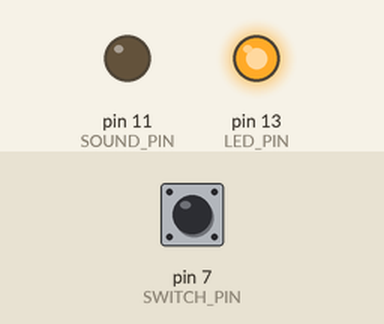
The sketch below on a simulated Arduino Uno, built with avr-gcc and run on an emulated ATmega328P. On the bench: output pins drawn as LEDs (lit = HIGH). Dashed ring = blinking. The inputs (shaded band) are chosen by the test bench; at power-on: pin 7 (SWITCH_PIN) LOW.

Above: at 1.2 s.
1.3 s: pin 7 (SWITCH_PIN) pulled HIGH for 1 s
At 1.46 s:
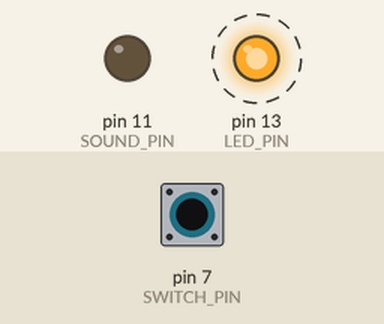
3.8 s: pin 7 (SWITCH_PIN) pulled HIGH for 0.15 s
At 4.25 s:
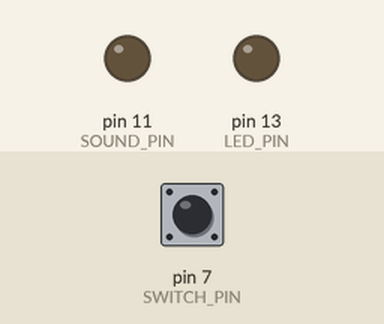
At 5.45 s:
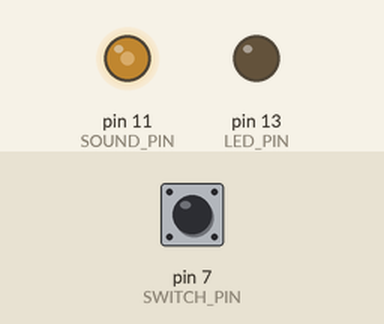
Timing chart, 0 to 5.4 s (numbered marks = the images above; inputs shaded):
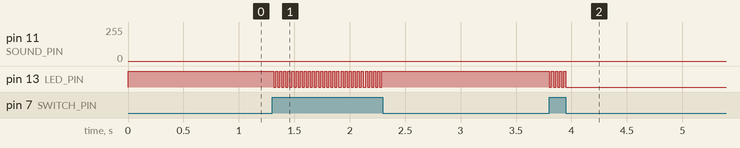

The sketch:

music_arduino_parte2.ino
```cpp
/**********************************************************
 *  INCLUDES
 *********************************************************/
#include <Wire.h>
#include "let_it_be.h"
/**********************************************************
 *  CONSTANTS
 *********************************************************/

// UNCOMMENT THIS LINE TO EXECUTE WITH RASPBERRY PI
//#define RASPBERRYPI 1

#define SLAVE_ADDR 0x8

#define SAMPLE_TIME 32000000
#define SWITCH_PIN  7
#define LED_PIN 13
#define BUF_SIZE 256
#define MUSIC_LEN 20480
#define SOUND_PIN 11
/**********************************************************
 *  GLOBALS
 *********************************************************/

unsigned char buffer[BUF_SIZE];
unsigned long timeOrig;
unsigned int RepMode=0; // 0=muted, 1 = sound
unsigned long SYSTEM_CLOCK = 16000000;
unsigned int preScaling=1;


/**********************************************************
 * Function: receiveEvent
 *********************************************************/
void receiveEvent(int num)
{
    static int count = BUF_SIZE/2;
    for (int j=0; j<num; j++) {
        buffer[count] = Wire.read();
        count = (count + 1) % BUF_SIZE;
    }
}

// --------------------------------------
// Handler function: requestEvent
// --------------------------------------
void requestEvent()
{
}

/**********************************************************
 * Function: play_bit
 *********************************************************/
void play_byte(){
    static unsigned char data = 0;
    static int music_count = 0;


#ifdef RASPBERRYPI
    data = buffer[music_count];
        music_count = (music_count + 1) % BUF_SIZE;
#else
    data = pgm_read_byte_near(music + music_count);
    music_count = (music_count + 1) % MUSIC_LEN;
#endif

    if (RepMode==0) data=0;
    OCR2A=data;

}

/**********************************************************
 * Function: readSound
 *********************************************************/

void showSound(){
    int tmp = digitalRead(SWITCH_PIN);
    if (tmp==HIGH){
        if (RepMode==1)RepMode=0;
        else RepMode=1;
    }
    if (RepMode==0) digitalWrite(LED_PIN,HIGH);
    else digitalWrite(LED_PIN,LOW);
}

ISR(TIMER1_COMPA_vect) {
        play_byte();

}

/**********************************************************
 * Function: setup
 *********************************************************/
void setup ()
{
    // Initialize I2C communications as Slave
    Wire.begin(SLAVE_ADDR);
    // Function to run when data requested from master
    Wire.onRequest(requestEvent);
    // Function to run when data received from master
    Wire.onReceive(receiveEvent);
    // set I2C speed to 1 MHz
    Wire.setClock(1000000L);
    pinMode(SOUND_PIN, OUTPUT);
    pinMode(LED_PIN,OUTPUT);
    pinMode(SWITCH_PIN,INPUT);
    memset (buffer, 0, BUF_SIZE);
    timeOrig = micros();
    noInterrupts();
    TCCR1B = _BV(WGM12) | _BV(CS10);
    TCCR1A = 0;
    TIMSK1 = _BV(OCIE1A);
    OCR1A=SYSTEM_CLOCK/(preScaling*4000);
    TCCR2A = _BV(WGM21) | _BV(WGM20) | _BV(COM2A1);
    TCCR2B = _BV(CS20);

    interrupts();


}


/**********************************************************
 * Function: loop
 *********************************************************/
void loop ()
{
    unsigned long timeDiff;
    Serial.println(RepMode);
    receiveEvent(128);
    showSound();
    timeDiff = SAMPLE_TIME - (micros() - timeOrig);
    timeOrig = timeOrig + SAMPLE_TIME;
    delayMicroseconds(timeDiff);
}
```

Source omitted: let_it_be.h (data table, 126361 bytes)

Measured:
- after the input at 1.3 s, pin 13 (LED_PIN): alternates HIGH for 0.02 s and LOW for 0.02 s, 54 changes in all, then stays HIGH, starting at once
- after the input at 3.8 s, pin 13 (LED_PIN): alternates HIGH for 0.02 s and LOW for 0.02 s, 9 changes in all, then stays LOW, starting at once
